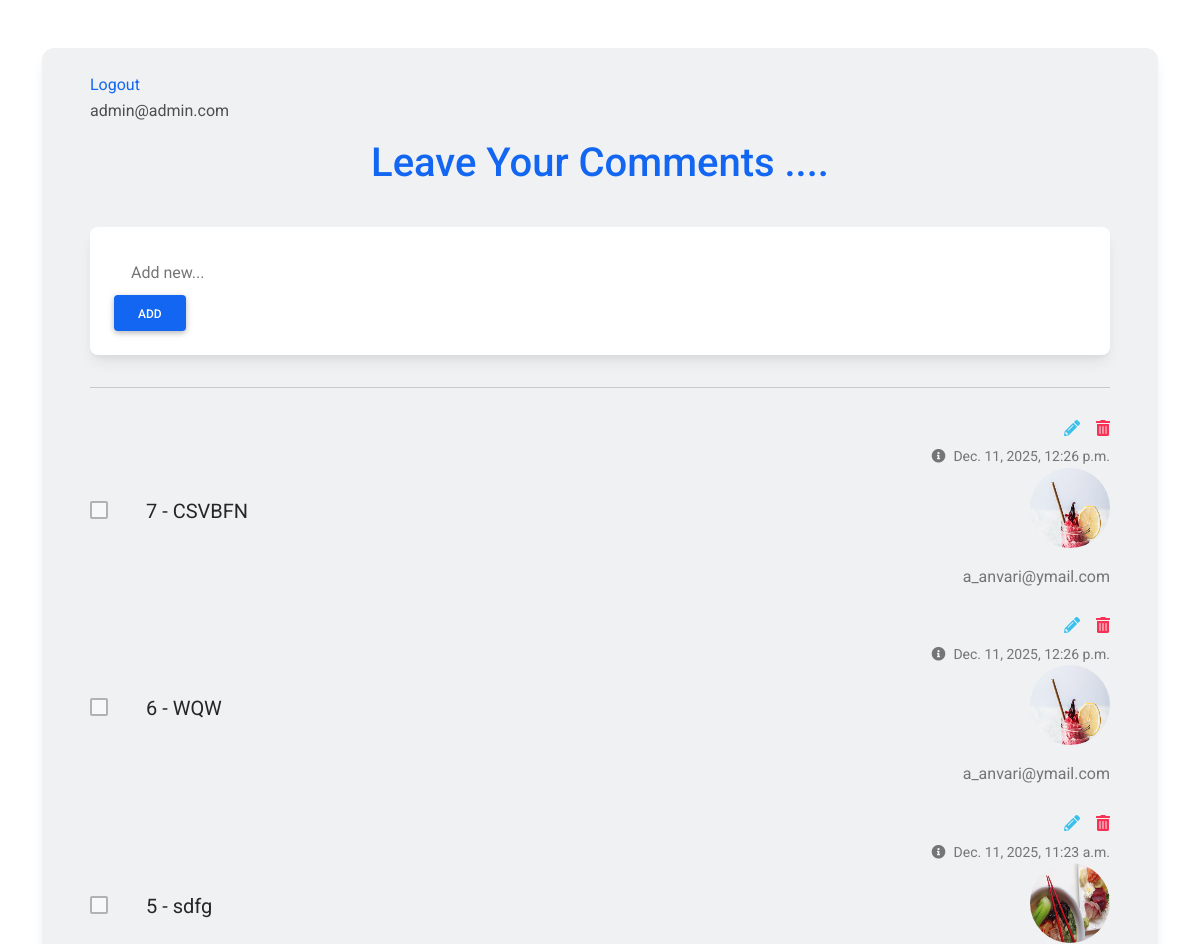
Page /comment/1 (signed in, upper part) on the earlier database version.
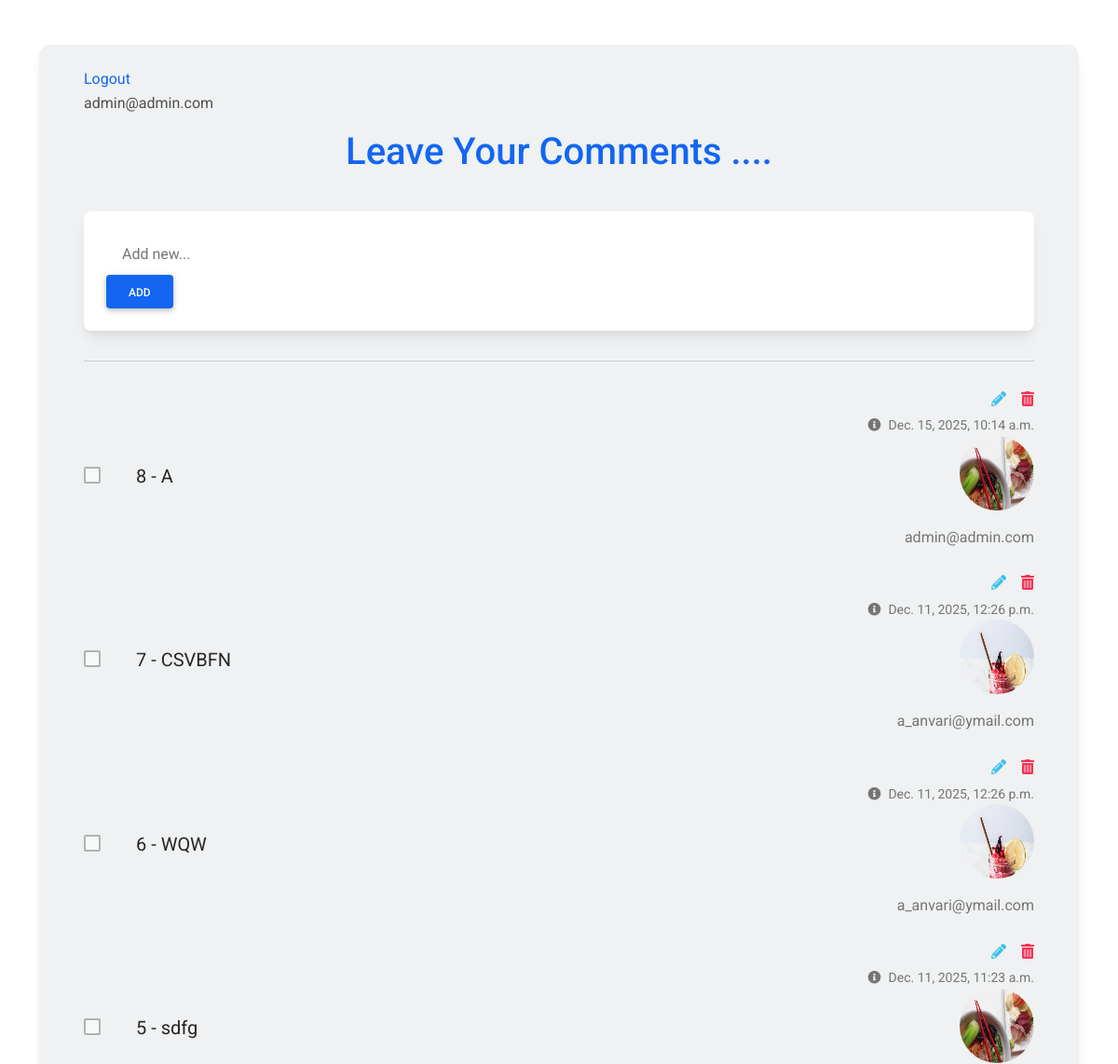
Same page on the later database version.
### comment/models.py (models this page shows, shortened)
class Task(models.Model):
    author = models.ForeignKey("accounts.Profile", on_delete=models.CASCADE, related_name='comment_tasks')
    post = models.ForeignKey("blog.Post", on_delete=models.CASCADE, related_name='comment_tasks')
    title = models.CharField(max_length=250, default="test")
    status = models.BooleanField(default=False)
    created_date = models.DateTimeField(auto_now_add=True)
    updated_date = models.DateTimeField(auto_now=True)

### accounts/models.py (models this page shows)
class Profile(models.Model):
    user = models.ForeignKey(User, on_delete=models.CASCADE)
    first_name = models.CharField(max_length=250)
    last_name = models.CharField(max_length=250)
    image = models.ImageField(upload_to='profile_images/',blank=True, null=True)
    description = models.TextField()
    created_date = models.DateTimeField(auto_now_add=True)
    updated_date = models.DateTimeField(auto_now=True)
    def __str__(self):
        return self.user.email

class User(AbstractBaseUser, PermissionsMixin):
    email = models.EmailField(max_length=255, unique=True)
    is_staff = models.BooleanField(default=False)
    is_active = models.BooleanField(default=True)
    is_superuser = models.BooleanField(default=False)
    is_verified = models.BooleanField(default=False)
    created_date = models.DateTimeField(auto_now_add=True)
    updated_date = models.DateTimeField(auto_now=True)
    USERNAME_FIELD = "email"
    REQUIRED_FIELDS = []
    objects = UserManager()
    def __str__(self):
        return self.email

### comment/views.py (the view, shortened to what this page needs)
# urls.py: path("<int:pid>", TaskView.as_view(), name="task"),
class TaskView(MyLoginRequiredMixin, CreateView, ListView):
    model = Task
    template_name = "comment/task.html"
    context_object_name = "tasks"
    paginate_by = 50
    form_class = TaskForm
    def get_queryset(self):
        pid = self.kwargs['pid']
        return (
        Task.objects
        .filter(post__id=pid)
        .order_by('-created_date')
        )
    def get_context_data(self, **kwargs):
        context = super().get_context_data(**kwargs)
        context['post'] = Post.objects.get(id=self.kwargs['pid'])
        return context
    def get_initial(self,**kwargs):
        initial = super().get_initial()
        if self.request.user.is_authenticated:
            initial["author"] = Profile.objects.get(user=self.request.user)
        return initial

### comment/forms.py
class TaskForm(forms.ModelForm):
    class Meta:
        model = Task
        fields = ["author","post" ,"title"]
        widgets = {
            "author": forms.HiddenInput(),
        }

### templates/comment/task.html (shortened to what this page needs)
{%load static%}
<!DOCTYPE html>
<html lang="en">
<head>
  <link rel="stylesheet" href="https://use.fontawesome.com/releases/v5.15.2/css/all.css" />
  <link rel="stylesheet" href="{% static "comment/css/bootstrap-to-do-list.min.css" %}" />
</head>
<body>
  <section class="vh-100">
    <div class="container py-5 h-100">
      <div class="row d-flex justify-content-center align-items-center h-100">
        <div class="col">
          <div class="card" id="list1" style="border-radius: .75rem; background-color: #eff1f2;">
            <div class="card-body py-4 px-4 px-md-5">
              <a href="#" onclick="document.getElementById('logout-form').submit();" class="primary-btn">Logout</a>
              <p>{{request.user}}</p>
              <p class="h1 text-center mt-3 mb-4 pb-3 text-primary">
                Leave Your Comments ....
              </p>
              <div class="pb-2">
                <div class="card">
                  <div class="card-body">
                    <div class="d-flex flex-row align-items-center">
                      <form action="{% url 'comment:task' pid=post.id %}" method="post">
                        <input type="text" name='title' class="form-control form-control-lg" id="exampleFormControlInput1" placeholder="Add new...">
                        <button type="submit" class="btn btn-primary">Add</button>
                      </form>
                    </div>
                  </div>
                </div>
              </div>
              <hr class="my-4">
              {% for task in tasks %}
              <ul class="list-group list-group-horizontal rounded-0 bg-transparent">
                <li class="list-group-item d-flex align-items-center ps-0 pe-3 py-1 rounded-0 border-0 bg-transparent">
                  <a href="{% url 'comment:task-complete' pid=post.id pk=task.id %}" title="complete todo">
                    <div class="form-check">
                      <input
                      class="form-check-input me-0"
                      type="checkbox"
                      value=''
                      id="flexCheckChecked1"
                      aria-label="..."
                      disabled
                      />
                    </div>
                  </a>
                </li>
                <li class="list-group-item px-3 py-1 d-flex align-items-center flex-grow-1 border-0 bg-transparent">
                  <p class="lead fw-normal mb-0">{{task.id}} - {{task.title}} </p>
                </li>
                <li class="list-group-item ps-3 pe-0 py-1 rounded-0 border-0 bg-transparent">
                  <div class="d-flex flex-row justify-content-end mb-1">
                    <a href="{% url 'comment:task-edit' pid=post.id pk=task.id %}" class="text-info" data-mdb-toggle="tooltip" title="Edit todo"><i class="fas fa-pencil-alt me-3"></i></a>
                    <a href="{% url 'comment:task-delete' pid=post.id pk=task.id %}" class="text-danger" data-mdb-toggle="tooltip" title="Delete todo"><i class="fas fa-trash-alt"></i></a>
                  </div>
                  <div class="text-end text-muted">
                    <a href="#!" class="text-muted" data-mdb-toggle="tooltip" title="Created date">
                      <p class="small mb-0"><i class="fas fa-info-circle me-2"></i>{{task.created_date}}</p></a>
                      <p><img src="{{ task.author.image.url }}" alt="Profile Image" style="width:80px; height:80px; border-radius:50%;"></p>
                      <p> {{task.author}} </p>
                  </div>
                </li>
              </ul>
              {% endfor %}
            </div>
          </div>
        </div>
      </div>
    </div>
  </section>
</body>
</html>

Differences in the rows shown:
added Task: id "8", title "A", created_date "Dec. 15, 2025, 10:14 a.m.", author.image (picture), author "admin@admin.com"
